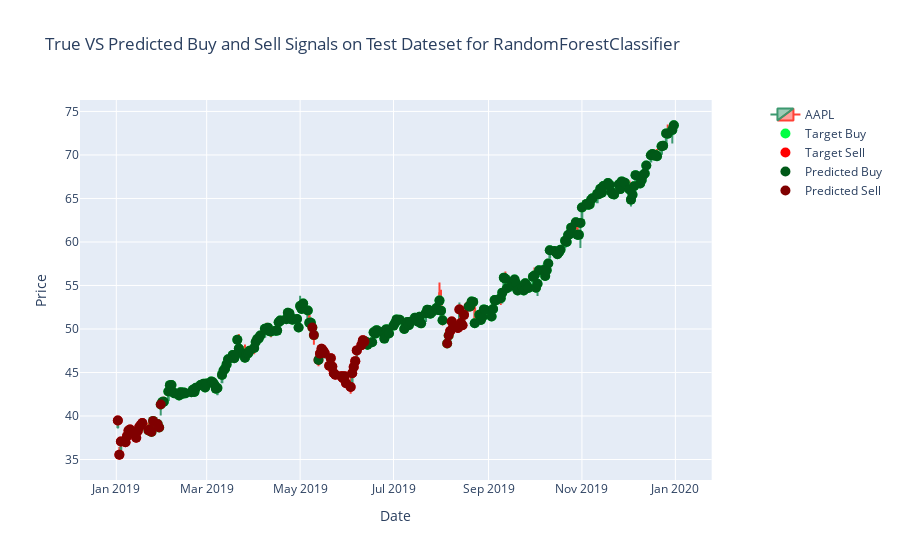

Source (notebook cell):
### Markdown cell above
##### RandomForestClassifier Test Results
Our RandomForestClassfier model has achived a high prediction accuracy of 0.94, a high true positive rate of 0.9423, a high true negative rate of 0.93182, a low false positive rate of 0.068182 and a low false negative rate of 0.057692 on our test dataset.

### Code cell
randfor_test_metrics, randfor_test_confmat, randfor_test_pred, randfor_test_fig = train_test_eval(randfor_model, x_train, y_train, x_test, y_test, 'Test')
test_results[f'{type(randfor_model).__name__}'] = randfor_test_metrics
randfor_test_fig.show()

### Figure 1 — Plotly figure (JSON) as saved in the notebook; plotly's stock layout.template omitted (floating-point values rounded to 4 significant figures; data arrays with more than 128 entries replaced by an {"elided": "..."} marker saying what was removed)
{"data": [{"close": {"elided": "252 float values"}, "high": {"elided": "252 float values"}, "low": {"elided": "252 float values"}, "name": "AAPL", "open": {"elided": "252 float values"}, "type": "candlestick", "x": {"elided": "252 str values"}}, {"marker": {"color": "#00ff44", "size": 10, "symbol": "circle"}, "mode": "markers", "name": "Target Buy", "type": "scatter", "x": {"elided": "208 str values"}, "y": {"elided": "208 float values"}}, {"marker": {"color": "#ff0000", "size": 10, "symbol": "circle"}, "mode": "markers", "name": "Target Sell", "type": "scatter", "x": ["2019-01-02T00:00:00", "2019-01-03T00:00:00", "2019-01-04T00:00:00", "2019-01-07T00:00:00", "2019-01-08T00:00:00", "2019-01-09T00:00:00", "2019-01-10T00:00:00", "2019-01-11T00:00:00", "2019-01-14T00:00:00", "2019-01-15T00:00:00", "2019-01-16T00:00:00", "2019-01-17T00:00:00", "2019-01-18T00:00:00", "2019-05-13T00:00:00", "2019-05-14T00:00:00", "2019-05-15T00:00:00", "2019-05-16T00:00:00", "2019-05-17T00:00:00", "2019-05-20T00:00:00", "2019-05-21T00:00:00", "2019-05-22T00:00:00", "2019-05-23T00:00:00", "2019-05-24T00:00:00", "2019-05-28T00:00:00", "2019-05-29T00:00:00", "2019-05-30T00:00:00", "2019-05-31T00:00:00", "2019-06-03T00:00:00", "2019-06-04T00:00:00", "2019-06-05T00:00:00", "2019-06-06T00:00:00", "2019-06-07T00:00:00", "2019-06-10T00:00:00", "2019-06-11T00:00:00", "2019-08-07T00:00:00", "2019-08-08T00:00:00", "2019-08-09T00:00:00", "2019-08-12T00:00:00", "2019-08-13T00:00:00", "2019-08-14T00:00:00", "2019-08-15T00:00:00", "2019-08-16T00:00:00", "2019-08-19T00:00:00", "2019-08-20T00:00:00"], "y": [39.48, 35.55, 37.06, 36.98, 37.69, 38.33, 38.45, 38.07, 37.5, 38.27, 38.74, 38.97, 39.21, 46.43, 47.17, 47.73, 47.52, 47.25, 45.77, 46.65, 45.69, 44.92, 44.74, 44.56, 44.35, 44.58, 43.77, 43.33, 44.91, 45.63, 46.31, 47.54, 48.15, 48.7, 49.76, 50.86, 50.25, 50.12, 52.24, 50.69, 50.44, 51.62, 52.59, 52.59]}, {"marker": {"color": "#005918", "size": 10, "symbol": "circle"}, "mode": "markers", "name": "Predicted Buy", "type": "scatter", "x": {"elided": "199 str values"}, "y": {"elided": "199 float values"}}, {"marker": {"color": "#800000", "size": 10, "symbol": "circle"}, "mode": "markers", "name": "Predicted Sell", "type": "scatter", "x": ["2019-01-02T00:00:00", "2019-01-03T00:00:00", "2019-01-04T00:00:00", "2019-01-07T00:00:00", "2019-01-08T00:00:00", "2019-01-09T00:00:00", "2019-01-10T00:00:00", "2019-01-11T00:00:00", "2019-01-14T00:00:00", "2019-01-15T00:00:00", "2019-01-16T00:00:00", "2019-01-17T00:00:00", "2019-01-18T00:00:00", "2019-01-22T00:00:00", "2019-01-23T00:00:00", "2019-01-24T00:00:00", "2019-01-25T00:00:00", "2019-01-28T00:00:00", "2019-01-29T00:00:00", "2019-01-30T00:00:00", "2019-05-09T00:00:00", "2019-05-10T00:00:00", "2019-05-14T00:00:00", "2019-05-15T00:00:00", "2019-05-16T00:00:00", "2019-05-17T00:00:00", "2019-05-20T00:00:00", "2019-05-21T00:00:00", "2019-05-22T00:00:00", "2019-05-23T00:00:00", "2019-05-24T00:00:00", "2019-05-28T00:00:00", "2019-05-29T00:00:00", "2019-05-30T00:00:00", "2019-05-31T00:00:00", "2019-06-03T00:00:00", "2019-06-04T00:00:00", "2019-06-05T00:00:00", "2019-06-06T00:00:00", "2019-06-07T00:00:00", "2019-06-10T00:00:00", "2019-06-11T00:00:00", "2019-06-12T00:00:00", "2019-08-05T00:00:00", "2019-08-06T00:00:00", "2019-08-07T00:00:00", "2019-08-08T00:00:00", "2019-08-09T00:00:00", "2019-08-12T00:00:00", "2019-08-13T00:00:00", "2019-08-14T00:00:00", "2019-08-15T00:00:00", "2019-08-16T00:00:00"], "y": [39.48, 35.55, 37.06, 36.98, 37.69, 38.33, 38.45, 38.07, 37.5, 38.27, 38.74, 38.97, 39.21, 38.33, 38.48, 38.17, 39.44, 39.08, 38.67, 41.31, 50.18, 49.29, 47.17, 47.73, 47.52, 47.25, 45.77, 46.65, 45.69, 44.92, 44.74, 44.56, 44.35, 44.58, 43.77, 43.33, 44.91, 45.63, 46.31, 47.54, 48.15, 48.7, 48.55, 48.33, 49.25, 49.76, 50.86, 50.25, 50.12, 52.24, 50.69, 50.44, 51.62]}], "layout": {"title": {"text": "True VS Predicted Buy and Sell Signals on Test Dateset for RandomForestClassifier"}, "xaxis": {"anchor": "y", "domain": [0, 0.94], "rangeslider": {"visible": false}, "title": {"text": "Date"}}, "yaxis": {"anchor": "x", "domain": [0, 1], "title": {"text": "Price"}}, "yaxis2": {"anchor": "x", "overlaying": "y", "side": "right"}}}
